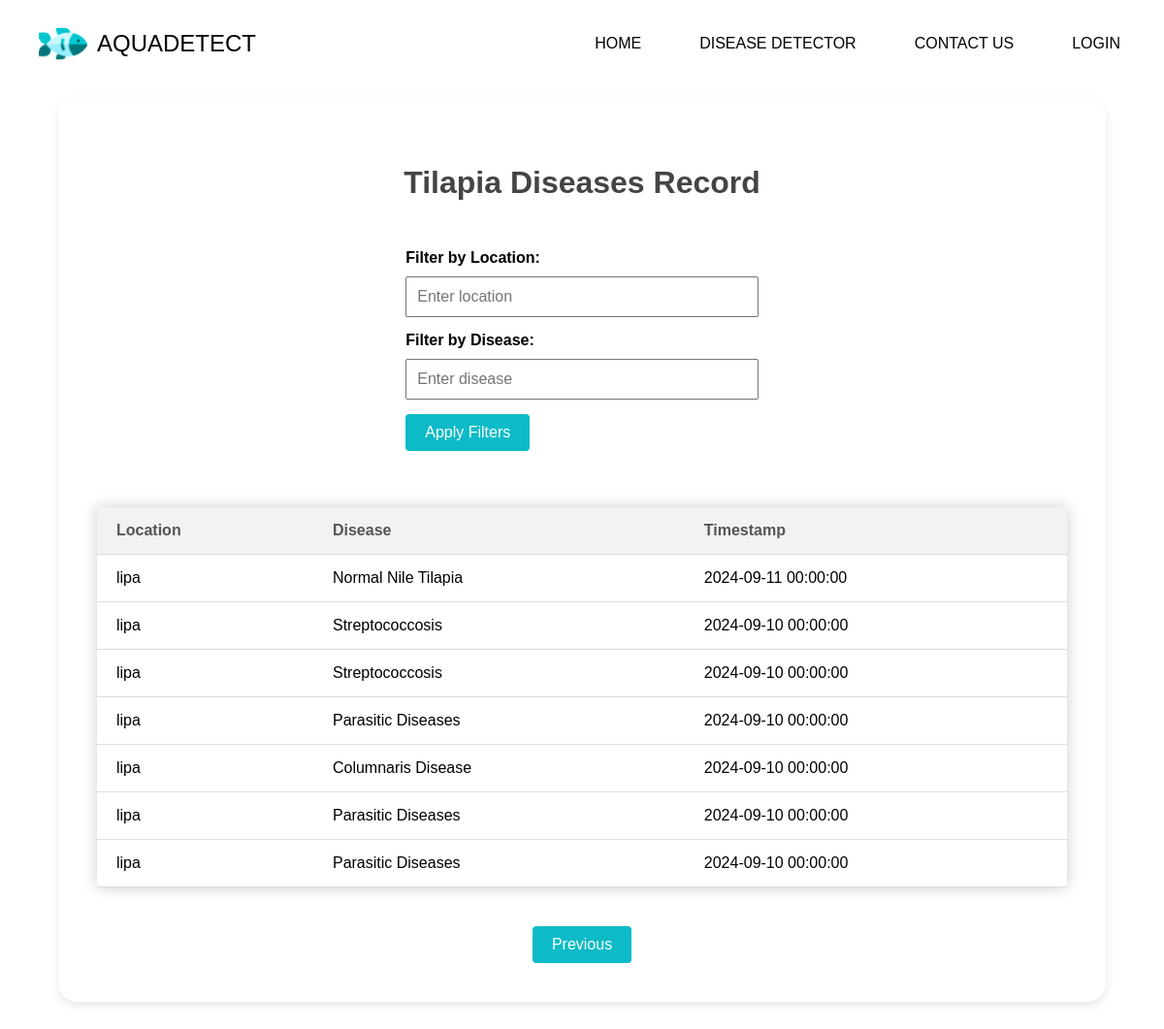
The app's page /test?location=&disease=&page=4 with its own data.
### yolo_app.py (models this page shows)
class LocationInfo(db.Model):
    id = db.Column(db.Integer, primary_key=True)
    location = db.Column(db.String(120), nullable=False)
    disease = db.Column(db.String(120), nullable=False)
    timestamp = db.Column(db.DateTime, default=datetime.datetime.utcnow)

### yolo_app.py (the view)
@app.route("/test")
def test():
    filter_location = request.args.get('location', '')
    filter_disease = request.args.get('disease', '')
    page = request.args.get('page', 1, type=int)
    per_page = 10  # Number of records per page
    offset = (page - 1) * per_page
    query = db.session.query(LocationInfo)
    if filter_location:
        query = query.filter(LocationInfo.location.ilike(f"%{filter_location}%"))
    if filter_disease:
        query = query.filter(LocationInfo.disease.ilike(f"%{filter_disease}%"))
    query = query.order_by(LocationInfo.timestamp.desc())
    total = query.count()
    location_info_records = query.offset(offset).limit(per_page).all()
    base_url = url_for('test', location=filter_location, disease=filter_disease)
    prev_url = url_for('test', location=filter_location, disease=filter_disease, page=page-1) if page > 1 else None
    next_url = url_for('test', location=filter_location, disease=filter_disease, page=page+1) if (page * per_page) < total else None
    return render_template('test.html',
                           location_info_records=location_info_records,
                           filter_location=filter_location,
                           filter_disease=filter_disease,
                           prev_url=prev_url,
                           next_url=next_url)

### templates/test.html (shortened to what this page needs)
<!DOCTYPE html>
<html lang="en">
<head>
</head>
<body>
    {% extends "nav.html" %}
    {% block content %}
    <div class="page-container">
        <h1>Tilapia Diseases Record</h1>
        <div class="filter-form">
            <form method="get" action="{{ url_for('test') }}">
                <label for="location">Filter by Location:</label>
                <input type="text" id="location" name="location" value="{{ filter_location }}" placeholder="Enter location">
                <label for="disease">Filter by Disease:</label>
                <input type="text" id="disease" name="disease" value="{{ filter_disease }}" placeholder="Enter disease">
                <button type="submit">Apply Filters</button>
            </form>
        </div>
        <br>
        <table>
            <thead>
                <tr>
                    <th>Location</th>
                    <th>Disease</th>
                    <th>Timestamp</th>
                </tr>
            </thead>
            <tbody>
                {% for record in location_info_records %}
                <tr>
                    <td>{{ record.location }}</td>
                    <td>{{ record.disease }}</td>
                    <td>{{ record.timestamp }}</td>
                </tr>
                {% endfor %}
            </tbody>
        </table>
        <div class="pagination">
            {% if prev_url %}
            <a href="{{ prev_url }}" class="prev">Previous</a>
            {% endif %}
        </div>
    </div>
    {% endblock %}

### templates/nav.html (style rules this page uses)
* { text-decoration: none; font-family: 'Plus Jakarta Sans', Helvetica, sans-serif; box-sizing: border-box; margin: 0; padding: 0; }
body { margin: 0; padding: 0; }

### records on screen
LocationInfo: location "lipa", disease "Normal Nile Tilapia", timestamp "2024-09-11 00:00:00"
LocationInfo: location "lipa", disease "Streptococcosis", timestamp "2024-09-10 00:00:00"
LocationInfo: location "lipa", disease "Streptococcosis", timestamp "2024-09-10 00:00:00"
LocationInfo: location "lipa", disease "Parasitic Diseases", timestamp "2024-09-10 00:00:00"
LocationInfo: location "lipa", disease "Columnaris Disease", timestamp "2024-09-10 00:00:00"
LocationInfo: location "lipa", disease "Parasitic Diseases", timestamp "2024-09-10 00:00:00"
LocationInfo: location "lipa", disease "Parasitic Diseases", timestamp "2024-09-10 00:00:00"
